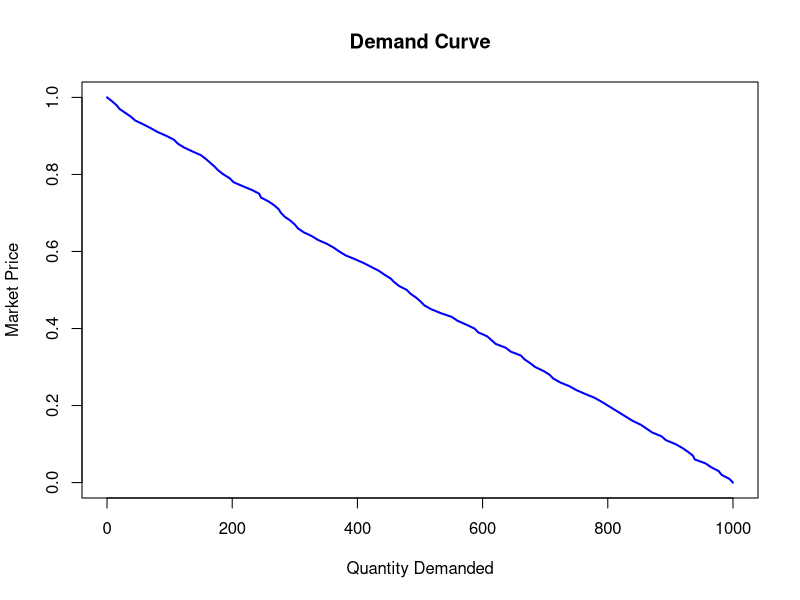
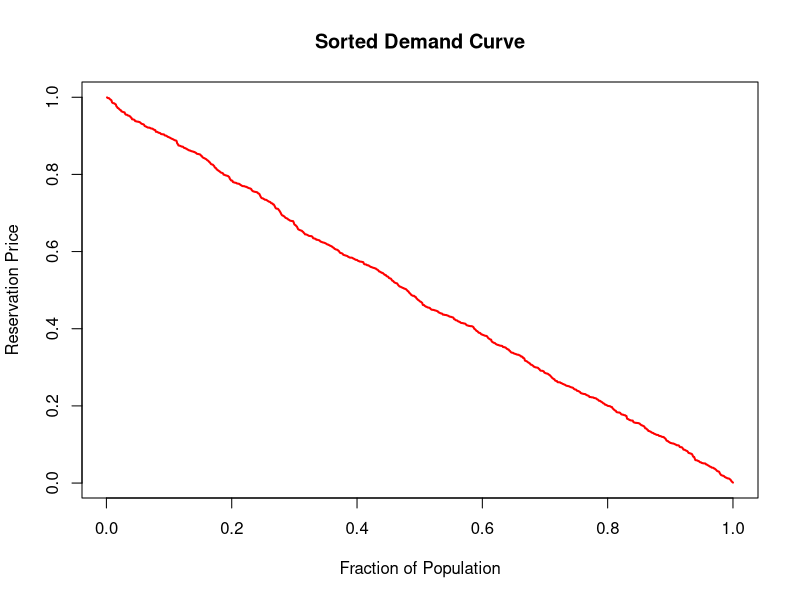
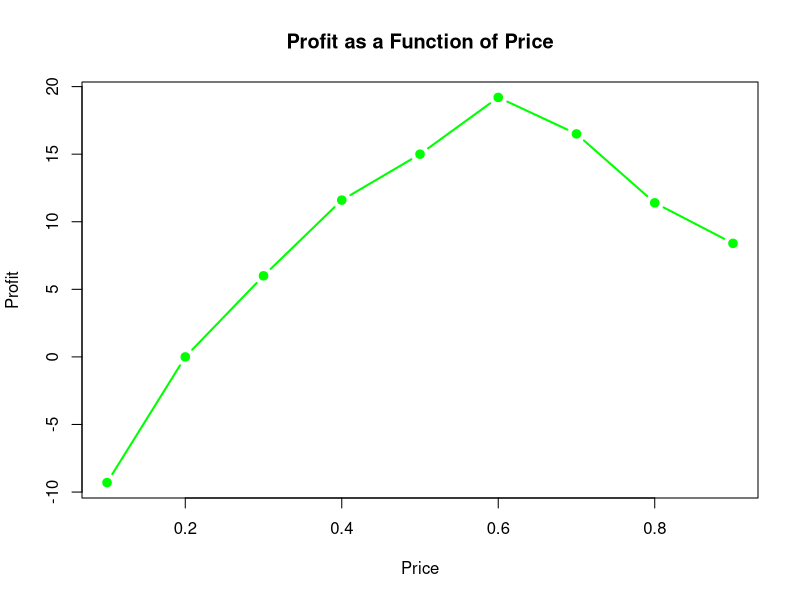
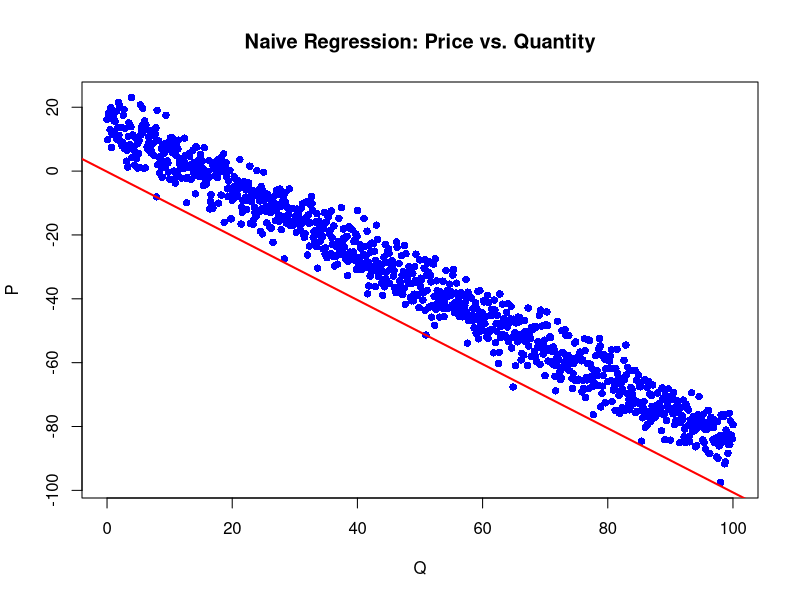

Reproduce these figures in R, in order.
## ---- chunk 1
knitr::opts_chunk$set(echo = TRUE)
## ---- chunk 2
# Number of consumers
N <- 1000
# Generate random reservation prices
reservation_prices <- runif(N)

# Generate market prices
market_prices <- seq(0, 1, by = 0.01)

# Calculate quantity demanded for each market price
quantity_demanded <- sapply(market_prices, function(p) sum(reservation_prices >= p))
## ---- chunk 3
# Plot demand curve
plot(quantity_demanded, market_prices, type = "l", col = "blue", lwd = 2,
     xlab = "Quantity Demanded", ylab = "Market Price",
     main = "Demand Curve")
# Comment: The demand curve shows how market price decreases as quantity demanded increases, reflecting typical consumer behavior in response to price changes.
## ---- chunk 4
# Sort reservation prices in descending order
sorted_reservation_prices <- sort(reservation_prices, decreasing = TRUE)

# Create fraction of population
fraction_population <- seq(1 / N, 1, by = 1 / N)

# Plot sorted reservation prices against fraction of population
plot(fraction_population, sorted_reservation_prices, type = "l", col = "red", lwd = 2,
     xlab = "Fraction of Population", ylab = "Reservation Price",
     main = "Sorted Demand Curve")
# Comment: This plot illustrates the distribution of reservation prices, showing how the fraction of the population willing to pay decreases as the price increases.
## ---- chunk 5
# Number of buyers per day
daily_buyers <- 100
# Marginal cost
c <- 0.2
# Simulate profits at different prices
prices <- seq(0.1, 0.9, by = 0.1)
profits <- sapply(prices, function(p) {
  quantity <- sum(runif(daily_buyers) >= p)
  revenue <- p * quantity
  cost <- c * quantity
  revenue - cost
})
## ---- chunk 6
# Plot profits against prices
plot(prices, profits, type = "b", col = "green", pch = 19, lwd = 2,
     xlab = "Price", ylab = "Profit", main = "Profit as a Function of Price")
# Comment: The profit curve peaks at an optimal price, where the balance between price and quantity sold maximizes revenue minus cost. Beyond this point, raising the price reduces profits as the reduction in quantity sold outweighs the higher price per unit.
## ---- chunk 7
# Simulation parameters
nsim <- 1000
beta_x <- 1.5
beta_q <- -1
beta_g <- 0.6

# Simulate variables
X <- rnorm(nsim, mean = 10, sd = 2)
w <- rnorm(nsim, mean = 2, sd = 1)
epsilon_D <- rnorm(nsim, mean = 0, sd = 4)
epsilon_S <- rnorm(nsim, mean = 0, sd = 1)

# Demand function: P = beta_x * X + beta_q * Q + epsilon_D
Q <- seq(0, 100, length.out = nsim)
P <- beta_x * X + beta_q * Q + epsilon_D

# Naive regression
model_naive <- lm(P ~ Q + X + w)  # Simple regression without AER
summary(model_naive)

# Plot the results
plot(Q, P, pch = 16, col = "blue", main = "Naive Regression: Price vs. Quantity")
abline(model_naive, col = "red", lwd = 2)
